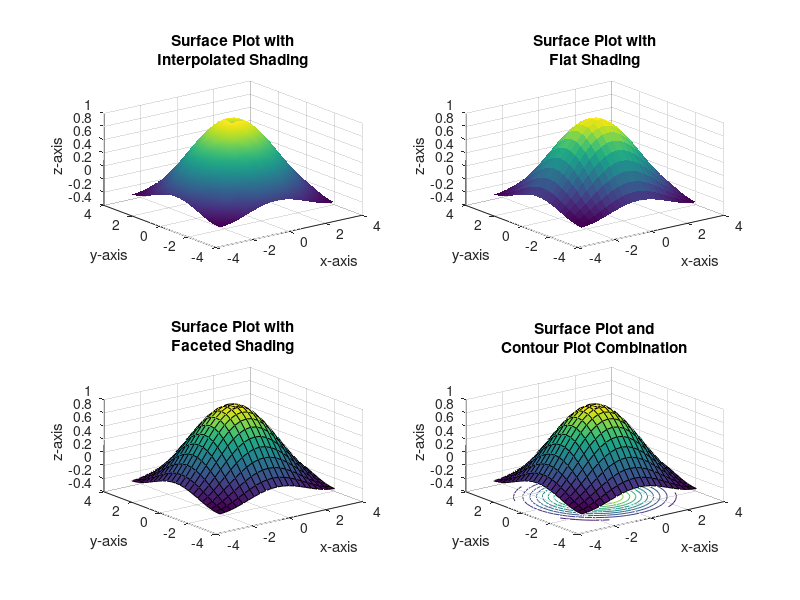

The MATLAB script that drew this image:
%% Project
%
% Jason Chiarulli
%
% ENGR 108
%
% Matlab for Engineers, Third Edition

%% Problem 4

% Defines the given resistor values of the circuit in kilohms 
R1 = 5;
R2 = 100;
R3 = 200;
R4 = 150;
R5 = 250;

% Defines the given voltage values of the circuit in volts
V1 = 100;
V2 = 50;

% Defines the coefficient matrix of the given the circuit
coef = [(R1 + R4), -R4, 0;
        -R4, (R2 + R4 + R5), -R5;
        0, R5, -(R3 + R5)];
    
% Defines the resultant column vector of the circuit 
result = [V1; 0; V2];

% Calculates the currents using matrix left division
I = coef\result;

% Displays and formats the currents
fprintf('i1 = %0.4f mA \ni2 = %0.4f mA \ni3 = %0.4f mA \n', I)

%% Problem 6

% Defines a vector X from -pi to pi with increments of pi/10
X = -pi:pi/10:pi;
% Defines a vector Y from -pi to pi with increments of pi/10
Y = -pi:pi/10:pi;
% Places vectors X and Y into separate two-dimensional matrices
[X,Y] = meshgrid(X,Y);
% Defines a vector Z by evaluating the function using vectors 
% X and Y as input 
Z = sin(sqrt(X.^2 + Y.^2))./sqrt(X.^2 + Y.^2);

% a)
% The following graphs were created using the subplot command 
% which allows the figure to be subdivided in the graphing window.
% Next, the surf command was used to generate surface plots. 
% Then, the title, xlabel, ylabel, and zlabel commands were used 
% to define a graph title, a label for the x-axis, a label for 
% the y-axis, and a label for the z-axis.
% Finally, the shading command was used to create different
% shading schemes.
% If no shading scheme is specified, then the default shading 
% scheme 'faceted' is used.

subplot(2,2,1)
surf(X,Y,Z)
title({'Surface Plot with', 'Interpolated Shading'})
xlabel('x-axis')
ylabel('y-axis')
zlabel('z-axis')
shading interp

subplot(2,2,2)
surf(X,Y,Z)
title({'Surface Plot with', 'Flat Shading'})
xlabel('x-axis')
ylabel('y-axis')
zlabel('z-axis')
shading flat

subplot(2,2,3)
surf(X,Y,Z)
title({'Surface Plot with', 'Faceted Shading'})
xlabel('x-axis')
ylabel('y-axis')
zlabel('z-axis')

% b)
% The following graph was created using the same method as in part (a)
% except the surfc command was used instead of the surf command.
% The surfc command generates a combination surface and contour plot.
subplot(2,2,4)
surfc(X,Y,Z)
title({'Surface Plot and', 'Contour Plot Combination'})
xlabel('x-axis')
ylabel('y-axis')
zlabel('z-axis')